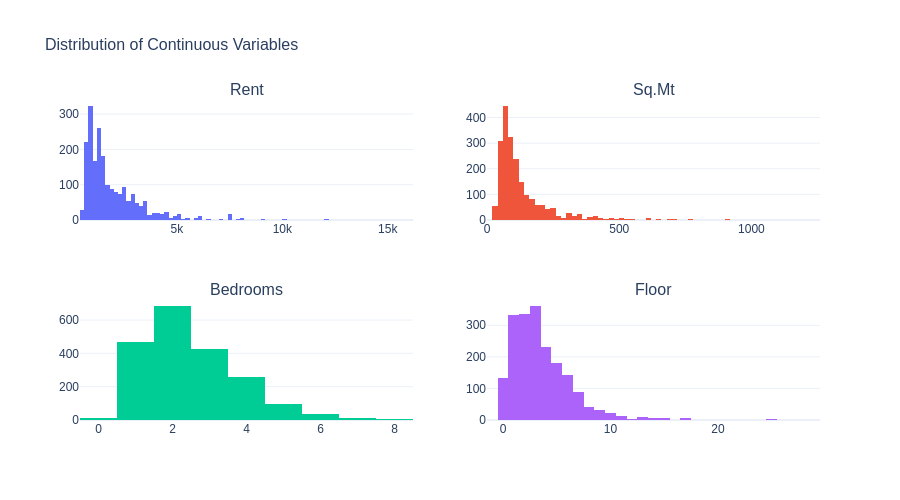

The code cell stored with this chart in its notebook:
### Code cell
# Histograms for continuous variables
# Floor x-axis is capped to exclude the 43,039 data entry error
continuous_vars = ['Rent', 'Sq.Mt', 'Bedrooms', 'Floor']

fig = make_subplots(rows=2, cols=2, subplot_titles=continuous_vars)

for i, var in enumerate(continuous_vars):
    row = i // 2 + 1
    col = i % 2 + 1
    
    data = df[var].dropna()
    
    # For Floor, exclude the obvious data entry error (43,039)
    if var == 'Floor':
        data = data[data < 1000]
    
    fig.add_trace(
        go.Histogram(x=data, marker_color=COLOR_PALETTE[i], name=var, showlegend=False),
        row=row, col=col
    )

fig.update_layout(
    title=dict(text='Distribution of Continuous Variables',
               font=dict(family=FONT_FAMILY, size=FONT_SIZE_TITLE)),
    font=dict(family=FONT_FAMILY, size=FONT_SIZE_AXIS),
    height=500
)
fig.show()

### Figure 1 — Plotly figure (JSON) as saved in the notebook; plotly's stock layout.template omitted (floating-point values rounded to 4 significant figures; data arrays with more than 128 entries replaced by an {"elided": "..."} marker saying what was removed)
{"data": [{"marker": {"color": "#636EFA"}, "name": "Rent", "showlegend": false, "type": "histogram", "x": {"elided": "2089 int values"}, "xaxis": "x", "yaxis": "y"}, {"marker": {"color": "#EF553B"}, "name": "Sq.Mt", "showlegend": false, "type": "histogram", "x": {"elided": "2089 int values"}, "xaxis": "x2", "yaxis": "y2"}, {"marker": {"color": "#00CC96"}, "name": "Bedrooms", "showlegend": false, "type": "histogram", "x": {"elided": "2000 int values"}, "xaxis": "x3", "yaxis": "y3"}, {"marker": {"color": "#AB63FA"}, "name": "Floor", "showlegend": false, "type": "histogram", "x": {"elided": "1947 int values"}, "xaxis": "x4", "yaxis": "y4"}], "layout": {"annotations": [{"font": {"size": 16}, "showarrow": false, "text": "Rent", "x": 0.225, "xanchor": "center", "xref": "paper", "y": 1, "yanchor": "bottom", "yref": "paper"}, {"font": {"size": 16}, "showarrow": false, "text": "Sq.Mt", "x": 0.775, "xanchor": "center", "xref": "paper", "y": 1, "yanchor": "bottom", "yref": "paper"}, {"font": {"size": 16}, "showarrow": false, "text": "Bedrooms", "x": 0.225, "xanchor": "center", "xref": "paper", "y": 0.375, "yanchor": "bottom", "yref": "paper"}, {"font": {"size": 16}, "showarrow": false, "text": "Floor", "x": 0.775, "xanchor": "center", "xref": "paper", "y": 0.375, "yanchor": "bottom", "yref": "paper"}], "font": {"family": "Arial", "size": 12}, "height": 500, "title": {"font": {"family": "Arial", "size": 16}, "text": "Distribution of Continuous Variables"}, "xaxis": {"anchor": "y", "domain": [0, 0.45]}, "xaxis2": {"anchor": "y2", "domain": [0.55, 1]}, "xaxis3": {"anchor": "y3", "domain": [0, 0.45]}, "xaxis4": {"anchor": "y4", "domain": [0.55, 1]}, "yaxis": {"anchor": "x", "domain": [0.625, 1]}, "yaxis2": {"anchor": "x2", "domain": [0.625, 1]}, "yaxis3": {"anchor": "x3", "domain": [0, 0.375]}, "yaxis4": {"anchor": "x4", "domain": [0, 0.375]}}}
